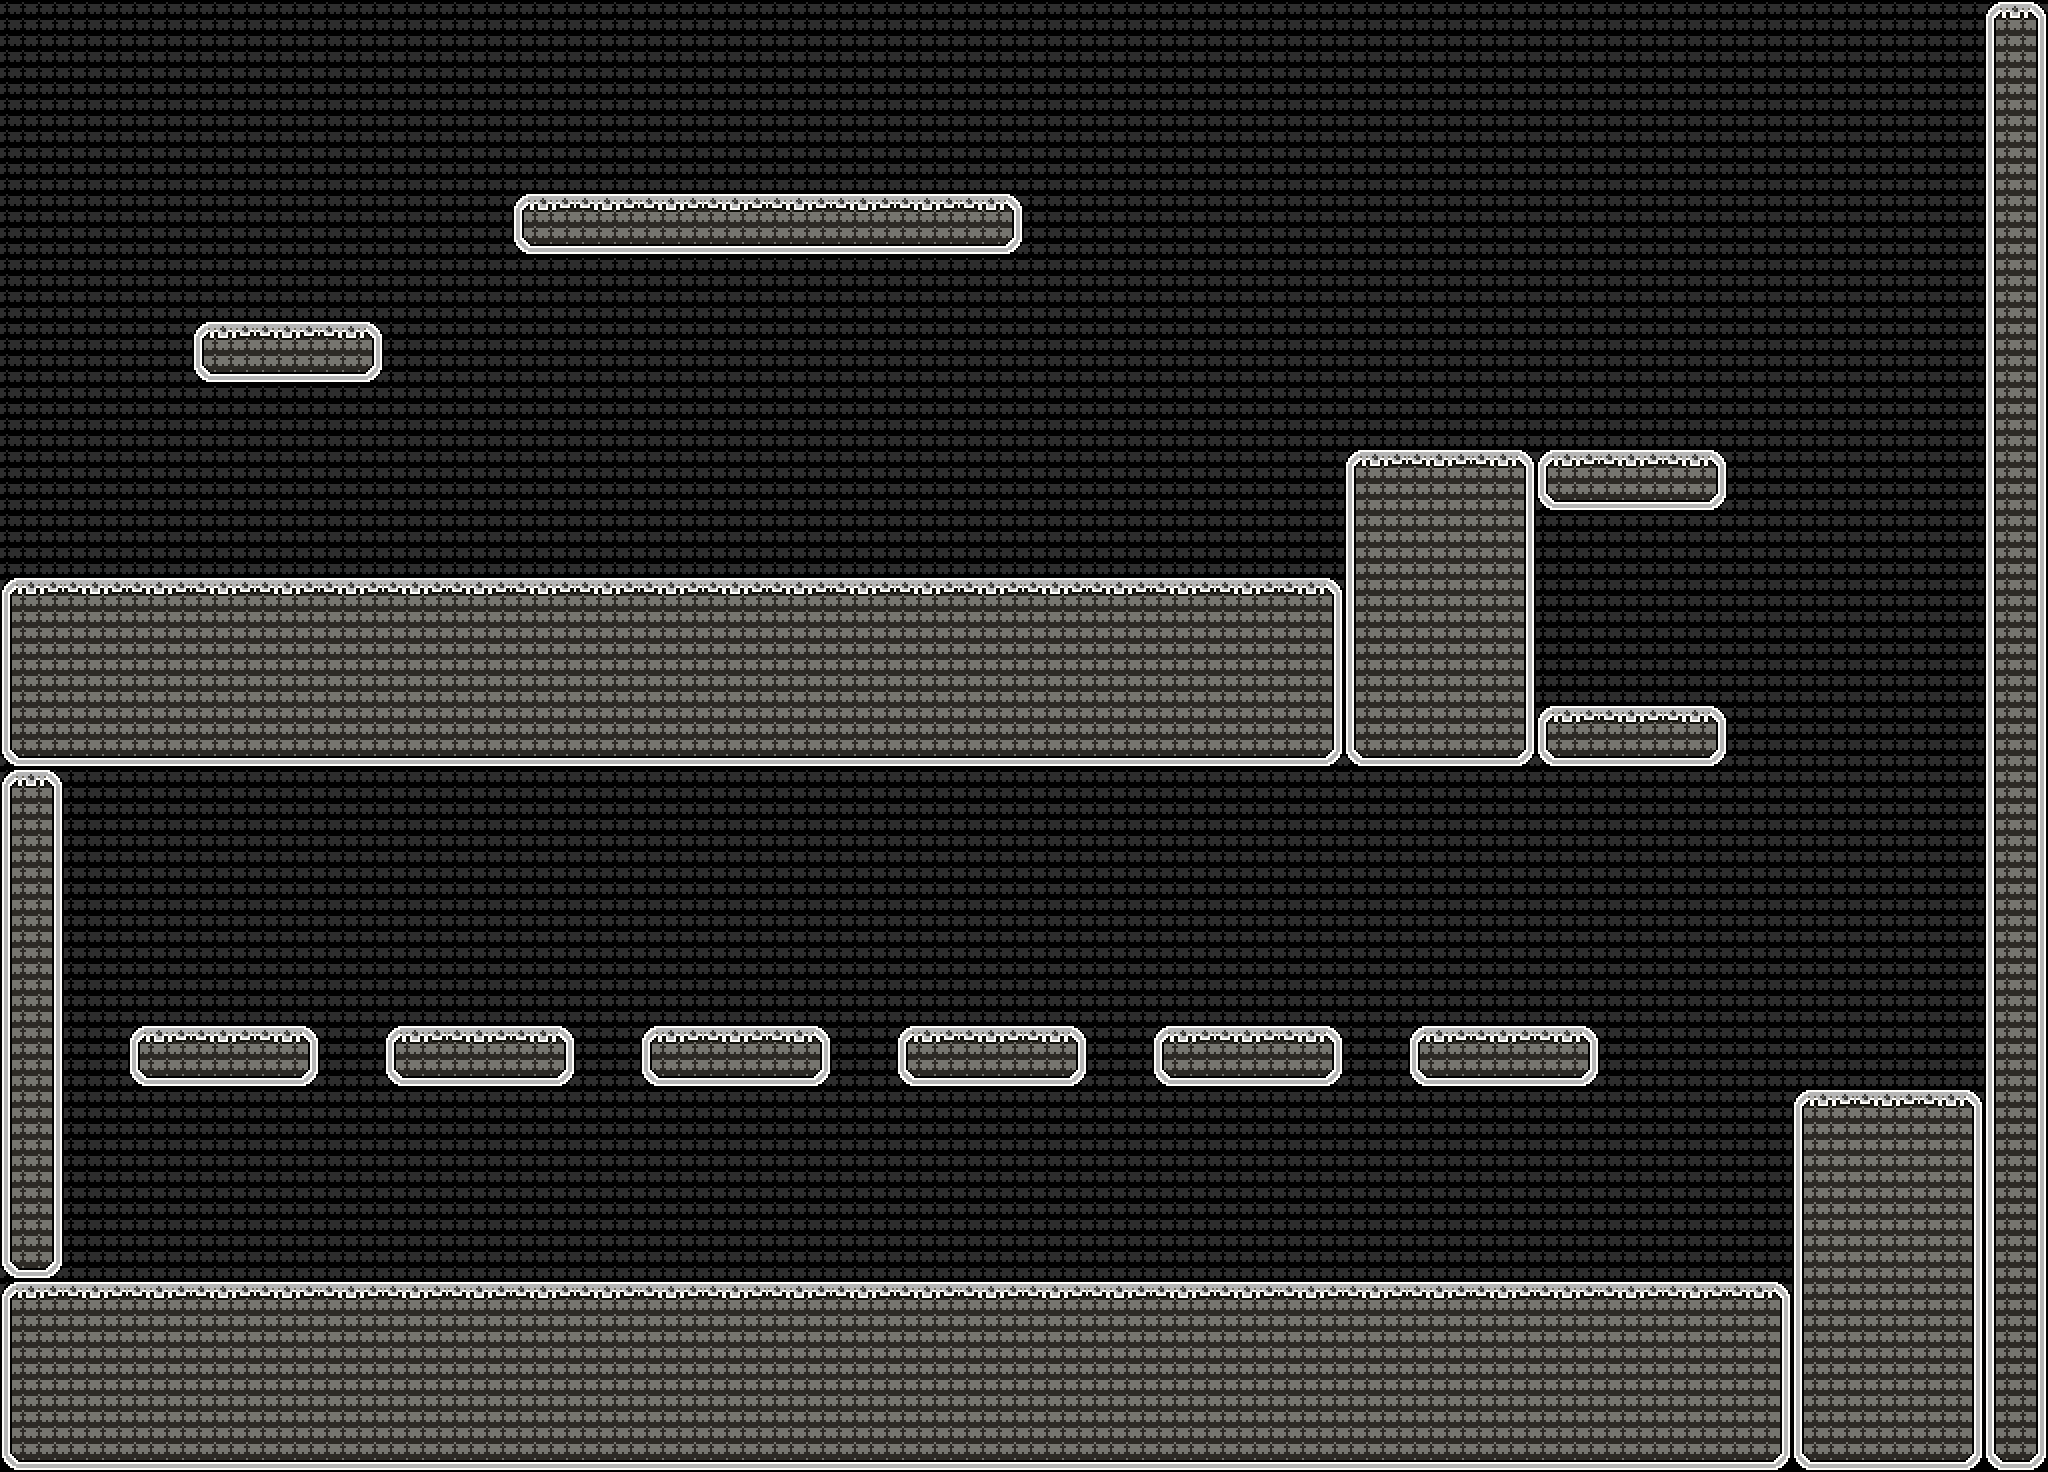

A 2D game scene composited from a Tiled map and its tileset images. What follows is a short description and the map's XML, with each tile layer's data collapsed to a summary:
An orthogonal 32x23 tile map with 64x64 px tiles, 2 tile layers (BG, Tile Layer 2) and 61 objects (17x Floor, 14x Enemy, 10x EBound, 10x Coin, 4x Camera, ...).

<map version="1.2" tiledversion="1.2.0" orientation="orthogonal" renderorder="right-down" width="32" height="23" tilewidth="64" tileheight="64" infinite="0" nextlayerid="8" nextobjectid="67">
 <tileset firstgid="1" source="RBC tileset and BG.tsx" />
 <layer id="6" name="BG" width="32" height="23">
  <data>[736 cells, 704 non-empty, 1 distinct tile ids]</data>
 </layer>
 <layer id="7" name="Tile Layer 2" width="32" height="23">
  <data>[736 cells, 246 non-empty, 15 distinct tile ids]</data>
 </layer>
 <objectgroup id="3" name="Object Layer 1">
  <object id="1" name="Door" x="0" y="432" width="15" height="144">
   <properties>
    <property name="direction" value="left" />
    <property name="open" value="0" />
    <property name="openKeys" value="4" />
    <property name="openTo" value="1" />
   </properties>
  </object>
  <object id="2" name="Floor" x="0" y="0" width="15" height="432">
   <properties>
    <property name="door" value="1" />
   </properties>
  </object>
  <object id="3" name="Camera" x="-64" y="384" width="64" height="64">
   <properties>
    <property name="direction" value="4" />
   </properties>
  </object>
  <object id="4" name="Camera" x="768" y="1472" width="64" height="64">
   <properties>
    <property name="direction" value="3" />
   </properties>
  </object>
  <object id="5" name="Camera" x="2048" y="896" width="64" height="64">
   <properties>
    <property name="direction" value="2" />
   </properties>
  </object>
  <object id="6" name="Camera" x="1024" y="-64" width="64" height="64">
   <properties>
    <property name="direction" value="1" />
   </properties>
  </object>
  <object id="8" name="Floor" x="512" y="192" width="512" height="64" />
  <object id="9" name="Floor" x="192" y="320" width="192" height="64" />
  <object id="10" name="Floor" x="0" y="576" width="1536" height="192" />
  <object id="11" name="Floor" x="1344" y="448" width="384" height="64" />
  <object id="12" name="Floor" x="1536" y="704" width="192" height="64" />
  <object id="13" name="Floor" x="1984" y="0" width="64" height="1472" />
  <object id="14" name="Floor" x="0" y="1280" width="1984" height="192" />
  <object id="15" name="Floor" x="1792" y="1088" width="192" height="192" />
  <object id="16" name="Floor" x="128" y="1024" width="192" height="64" />
  <object id="18" name="Floor" x="384" y="1024" width="192" height="64" />
  <object id="19" name="Floor" x="640" y="1024" width="192" height="64" />
  <object id="21" name="Floor" x="896" y="1024" width="192" height="64" />
  <object id="22" name="Floor" x="1152" y="1024" width="192" height="64" />
  <object id="23" name="Floor" x="1408" y="1024" width="192" height="64" />
  <object id="24" name="Floor" x="0" y="-64" width="1984" height="64" />
  <object id="25" name="Floor" x="0" y="768" width="64" height="512" />
  <object id="26" name="Door" x="64" y="1088" width="128" height="192">
   <properties>
    <property name="direction" value="back" />
    <property name="open" value="0" />
    <property name="openKeys" value="1" />
    <property name="openTo" value="3" />
   </properties>
  </object>
  <object id="27" name="Start" x="0" y="0" width="64" height="64">
   <properties>
    <property name="direction" value="right" />
   </properties>
  </object>
  <object id="28" name="Player" x="64" y="448" width="64" height="64">
   <properties>
    <property name="direction" value="right" />
   </properties>
  </object>
  <object id="29" name="Start" x="0" y="704" width="64" height="64">
   <properties>
    <property name="direction" value="back" />
   </properties>
  </object>
  <object id="30" name="Player" x="192" y="1152" width="64" height="64">
   <properties>
    <property name="direction" value="back" />
   </properties>
  </object>
  <object id="31" name="Enemy" x="768" y="448" width="64" height="64">
   <properties>
    <property name="Etype" value="44" />
    <property name="keyReq" value="0" />
    <property name="mode" value="standard" />
    <property name="number" value="0" />
   </properties>
  </object>
  <object id="32" name="Enemy" x="704" y="64" width="64" height="64">
   <properties>
    <property name="Etype" value="40" />
    <property name="keyReq" value="0" />
    <property name="mode" value="standard" />
    <property name="number" value="1" />
   </properties>
  </object>
  <object id="33" name="Enemy" x="576" y="448" width="64" height="64">
   <properties>
    <property name="Etype" value="41" />
    <property name="keyReq" value="0" />
    <property name="mode" value="standard" />
    <property name="number" value="2" />
   </properties>
  </object>
  <object id="34" name="Enemy" x="1600" y="576" width="64" height="64">
   <properties>
    <property name="Etype" value="46" />
    <property name="keyReq" value="0" />
    <property name="mode" value="standard" />
    <property name="number" value="3" />
   </properties>
  </object>
  <object id="35" name="Enemy" x="960" y="896" width="64" height="64">
   <properties>
    <property name="Etype" value="43" />
    <property name="keyReq" value="0" />
    <property name="mode" value="standard" />
    <property name="number" value="4" />
   </properties>
  </object>
  <object id="36" name="Enemy" x="448" y="896" width="64" height="64">
   <properties>
    <property name="Etype" value="40" />
    <property name="keyReq" value="0" />
    <property name="mode" value="standard" />
    <property name="number" value="5" />
   </properties>
  </object>
  <object id="37" name="Enemy" x="704" y="1152" width="64" height="64">
   <properties>
    <property name="Etype" value="42" />
    <property name="keyReq" value="0" />
    <property name="mode" value="standard" />
    <property name="number" value="6" />
   </properties>
  </object>
  <object id="38" name="Enemy" x="1152" y="1152" width="64" height="64">
   <properties>
    <property name="Etype" value="44" />
    <property name="keyReq" value="0" />
    <property name="mode" value="standard" />
    <property name="number" value="7" />
   </properties>
  </object>
  <object id="39" name="EBound" x="576" y="0" width="64" height="192" />
  <object id="40" name="EBound" x="960" y="0" width="64" height="192" />
  <object id="41" name="EBound" x="512" y="384" width="64" height="192" />
  <object id="42" name="EBound" x="1664" y="512" width="64" height="192" />
  <object id="45" name="EBound" x="832" y="832" width="64" height="192" />
  <object id="46" name="EBound" x="1088" y="832" width="64" height="192" />
  <object id="47" name="EBound" x="1280" y="1088" width="64" height="192" />
  <object id="48" name="EBound" x="576" y="832" width="64" height="192" />
  <object id="49" name="EBound" x="320" y="832" width="64" height="192" />
  <object id="50" name="EBound" x="448" y="1088" width="64" height="192" />
  <object id="51" name="Coin" x="832" y="64" width="64" height="64">
   <properties>
    <property name="number" value="0" />
    <property name="value" value="50" />
   </properties>
  </object>
  <object id="52" name="Coin" x="896" y="64" width="64" height="64">
   <properties>
    <property name="number" value="1" />
    <property name="value" value="50" />
   </properties>
  </object>
  <object id="53" name="Coin" x="896" y="128" width="64" height="64">
   <properties>
    <property name="number" value="2" />
    <property name="value" value="50" />
   </properties>
  </object>
  <object id="54" name="Coin" x="832" y="128" width="64" height="64">
   <properties>
    <property name="number" value="2" />
    <property name="value" value="50" />
   </properties>
  </object>
  <object id="55" name="Coin" x="832" y="0" width="64" height="64">
   <properties>
    <property name="number" value="4" />
    <property name="value" value="50" />
   </properties>
  </object>
  </objectgroup>
</map>
<!-- 11 of 61 objects omitted -->
